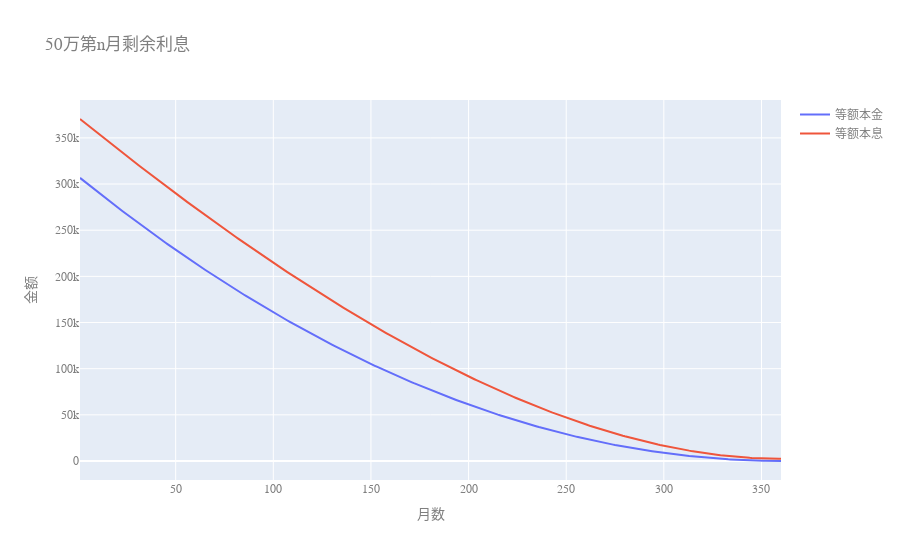

Write notebook code for a chart like this one.
### Code cell
# fig,ax=plt.subplots()
# ax.plot(range(1,361),eppList50df['剩余利息'],label='等额本金剩余利息')
# ax.plot(range(1,361),elpList50df['剩余利息'],label='等额本息剩余利息')
# ax.legend()
# ax.set_title('50万第n月剩余利息')

import plotly.graph_objects as go
fig = go.Figure()
fig.add_trace(go.Scatter(x=list(range(1,361)),y=eppList50df['剩余利息'],name='等额本金'))
fig.add_trace(go.Scatter(x=list(range(1,361)),y=elpList50df['剩余利息'],name='等额本息'))
# fig.update_layout({
#     'title': '50万第n月剩余利息',
#     'xaxis':{
#         'title':'月数'
#     },
#     'yaxis':{
#         'title':'金额'
#     }
# })
fig.update_layout(title='50万第n月剩余利息',xaxis_title='月数',yaxis_title='金额',  font=dict(
        family="SimHei",
        size=12,
        color="#7f7f7f",
),
hovermode='x'
)
fig.show()

### Figure 1 — Plotly figure (JSON) as saved in the notebook; plotly's stock layout.template omitted (floating-point values rounded to 4 significant figures; data arrays with more than 128 entries replaced by an {"elided": "..."} marker saying what was removed)
{"data": [{"name": "等额本金", "type": "scatter", "x": {"elided": "360 int values"}, "y": {"elided": "360 float values"}}, {"name": "等额本息", "type": "scatter", "x": {"elided": "360 int values"}, "y": {"elided": "360 float values"}}], "layout": {"font": {"color": "#7f7f7f", "family": "SimHei", "size": 12}, "hovermode": "x", "title": {"text": "50万第n月剩余利息"}, "xaxis": {"title": {"text": "月数"}}, "yaxis": {"title": {"text": "金额"}}}}
